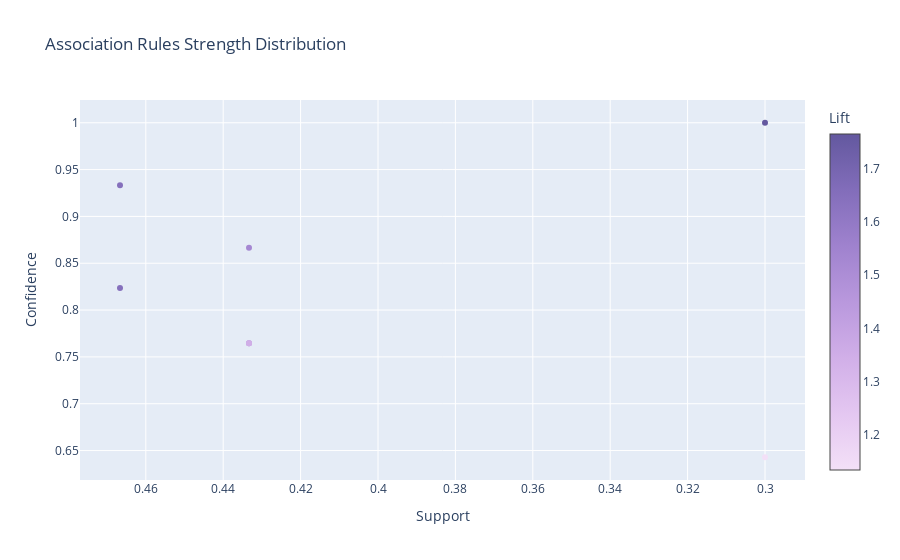
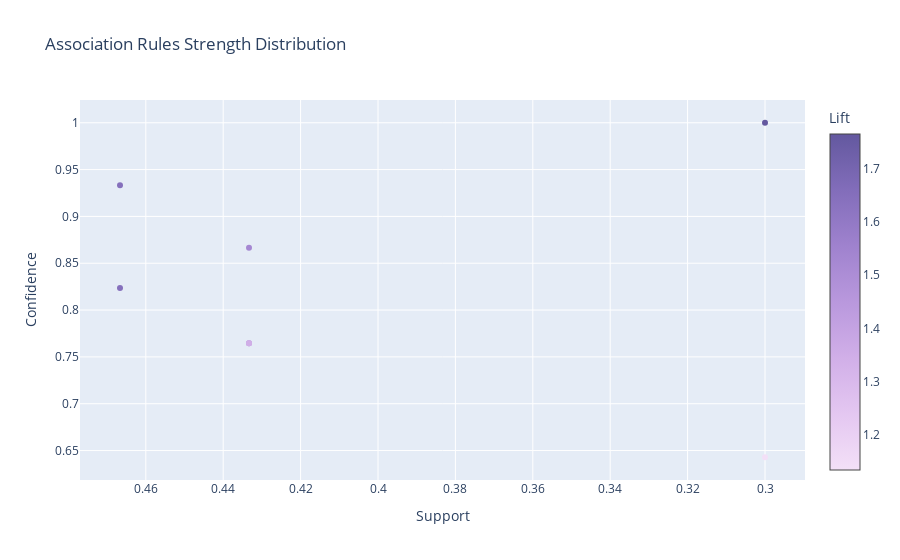

Notebook cell for these charts, in order:
### Markdown cell above
2) Теперь применим алгоритм `efficient_apriori` с минимальными уронями поддержки и достоверности в 30% и 60% соответсвенно.

### Code cell
from efficient_apriori import apriori as efficient_apriori 
start_time = time.time()
itemsets, rules = efficient_apriori(data, min_support=0.3, min_confidence=0.6)
end_time = time.time()
work_efficient_apriory_time_60 = end_time - start_time
print('Время работы {}'.format(work_efficient_apriory_time_60))
print(itemsets)
for rule in sorted(rules, key=lambda rule: rule.lift):
        print("{}".format(rule))
PyARMViz.metadata_scatter_plot(rules)

### Figure 1 — Plotly figure (JSON) as saved in the notebook; plotly's stock layout.template omitted (floating-point values rounded to 4 significant figures)
{"data": [{"marker": {"color": [1.134, 1.765, 1.529, 1.529, 1.349, 1.349, 1.647, 1.647], "colorbar": {"title": {"text": "Lift"}}, "colorscale": [[0.0, "rgb(243, 224, 247)"], [0.1667, "rgb(228, 199, 241)"], [0.3333, "rgb(209, 175, 232)"], [0.5, "rgb(185, 152, 221)"], [0.6667, "rgb(159, 130, 206)"], [0.8333, "rgb(130, 109, 186)"], [1.0, "rgb(99, 88, 159)"]]}, "mode": "markers", "text": ["('вафельница',) => ('кофемашина',), Lift: 1.134453781512605", "('тостер',) => ('кофемашина',), Lift: 1.764705882352941", "('стиральная машина',) => ('посудомойка',), Lift: 1.5294117647058825", "('посудомойка',) => ('стиральная машина',), Lift: 1.5294117647058825", "('холодильник',) => ('посудомойка',), Lift: 1.3494809688581315", "('посудомойка',) => ('холодильник',), Lift: 1.3494809688581315", "('холодильник',) => ('стиральная машина',), Lift: 1.647058823529412", "('стиральная машина',) => ('холодильник',), Lift: 1.647058823529412"], "x": [0.3, 0.3, 0.4333, 0.4333, 0.4333, 0.4333, 0.4667, 0.4667], "y": [0.6429, 1.0, 0.8667, 0.7647, 0.7647, 0.7647, 0.8235, 0.9333], "type": "scatter"}], "layout": {"xaxis": {"title": {"text": "Support"}, "autorange": "reversed"}, "title": {"text": "Association Rules Strength Distribution"}, "yaxis": {"title": {"text": "Confidence"}}}}

### Figure 2 — Plotly figure (JSON) as saved in the notebook; plotly's stock layout.template omitted (floating-point values rounded to 4 significant figures)
{"data": [{"marker": {"color": [1.134, 1.765, 1.529, 1.529, 1.349, 1.349, 1.647, 1.647], "colorbar": {"title": {"text": "Lift"}}, "colorscale": [[0.0, "rgb(243, 224, 247)"], [0.1667, "rgb(228, 199, 241)"], [0.3333, "rgb(209, 175, 232)"], [0.5, "rgb(185, 152, 221)"], [0.6667, "rgb(159, 130, 206)"], [0.8333, "rgb(130, 109, 186)"], [1.0, "rgb(99, 88, 159)"]]}, "mode": "markers", "text": ["('вафельница',) => ('кофемашина',), Lift: 1.134453781512605", "('тостер',) => ('кофемашина',), Lift: 1.764705882352941", "('стиральная машина',) => ('посудомойка',), Lift: 1.5294117647058825", "('посудомойка',) => ('стиральная машина',), Lift: 1.5294117647058825", "('холодильник',) => ('посудомойка',), Lift: 1.3494809688581315", "('посудомойка',) => ('холодильник',), Lift: 1.3494809688581315", "('холодильник',) => ('стиральная машина',), Lift: 1.647058823529412", "('стиральная машина',) => ('холодильник',), Lift: 1.647058823529412"], "x": [0.3, 0.3, 0.4333, 0.4333, 0.4333, 0.4333, 0.4667, 0.4667], "y": [0.6429, 1.0, 0.8667, 0.7647, 0.7647, 0.7647, 0.8235, 0.9333], "type": "scatter"}], "layout": {"xaxis": {"title": {"text": "Support"}, "autorange": "reversed"}, "title": {"text": "Association Rules Strength Distribution"}, "yaxis": {"title": {"text": "Confidence"}}}}
